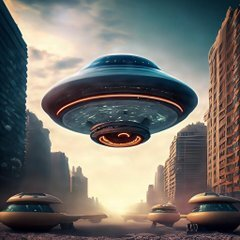
#> input picture tests/fixtures/trustmark/ufo_240.jpg, 240 x 240 px
$ python -i features.py   (imports and definitions only)
#> lines starting #> are read from the running program, lines starting #| are printed output that depends on the picture
"""Deterministic line extraction and relationship feature construction.

The classifier deliberately sees no RGB values.  It receives only line
coordinates, lengths, directions, spatial support, pairwise angles, and the
distribution of intersections of the corresponding infinite lines.
"""

from __future__ import annotations

import math
from collections import OrderedDict
from pathlib import Path
from typing import Iterable

import cv2
import numpy as np
from PIL import Image, ImageOps, UnidentifiedImageError


FEATURE_SCHEMA_VERSION = "geometry-line-relations-v1"
ANALYSIS_LONG_SIDE = 256
MAX_LINES = 256
PAIRWISE_LINE_CAP = 96
VP_LINE_CAP = 64


def extract_image_relationship_features(
    input_path: Path,
) -> tuple[OrderedDict[str, float], int, tuple[int, int]]:
    """Read one image with EXIF orientation and return geometry-only features."""

    lines, image_size = extract_image_lines(input_path)
    return relationship_features(lines, image_size), int(len(lines)), image_size


def extract_image_lines(input_path: Path) -> tuple[np.ndarray, tuple[int, int]]:
    """Read one image and return the exact fixed-resolution line representation."""

    try:
        with Image.open(input_path) as source:
#> source is the input picture: PIL image 240x240 RGB; mean R, G, B 116.1, 113.2, 107.9
            oriented = ImageOps.exif_transpose(source).convert("RGB")
            rgb = np.asarray(oriented)
    except (OSError, UnidentifiedImageError, ValueError) as error:
        raise ValueError(f"geometry_image_unreadable:{type(error).__name__}") from error
    height, width = rgb.shape[:2]
    scale = min(1.0, ANALYSIS_LONG_SIDE / max(width, height))
    analysis_width = max(1, int(round(width * scale)))
    analysis_height = max(1, int(round(height * scale)))
    if (analysis_width, analysis_height) != (width, height):
        rgb = cv2.resize(rgb, (analysis_width, analysis_height), interpolation=cv2.INTER_AREA)
    grayscale = cv2.cvtColor(rgb, cv2.COLOR_RGB2GRAY)
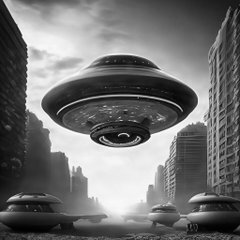
#> grayscale: shape (240, 240); min 1, max 254, mean 113.5
    lines = detect_lines(grayscale)
    return lines, (
        analysis_width,
        analysis_height,
    )


def detect_lines(grayscale: np.ndarray) -> np.ndarray:
    """Return stable ``x1,y1,x2,y2`` rows sorted by decreasing length."""

    if grayscale.ndim != 2:
        raise ValueError("geometry line detection requires a grayscale image")
    height, width = grayscale.shape
    detector = cv2.createLineSegmentDetector(cv2.LSD_REFINE_STD)
    detected = detector.detect(grayscale)
    raw = detected[0] if detected else None
#> raw = 285 rows, first 6: [152.4, 132, 144.6, 142.1], [119.2, 148.8, 92.55, 141.5], [144.2, 142.4, 120, 148.4], [92.16, 141.8, 88.71, 133.4], [12.55, 17.79, 25.4, 43.87], [96.88, 55.48, 144.4, 55.81]
#> (the rest of the program and of its run is left out)
